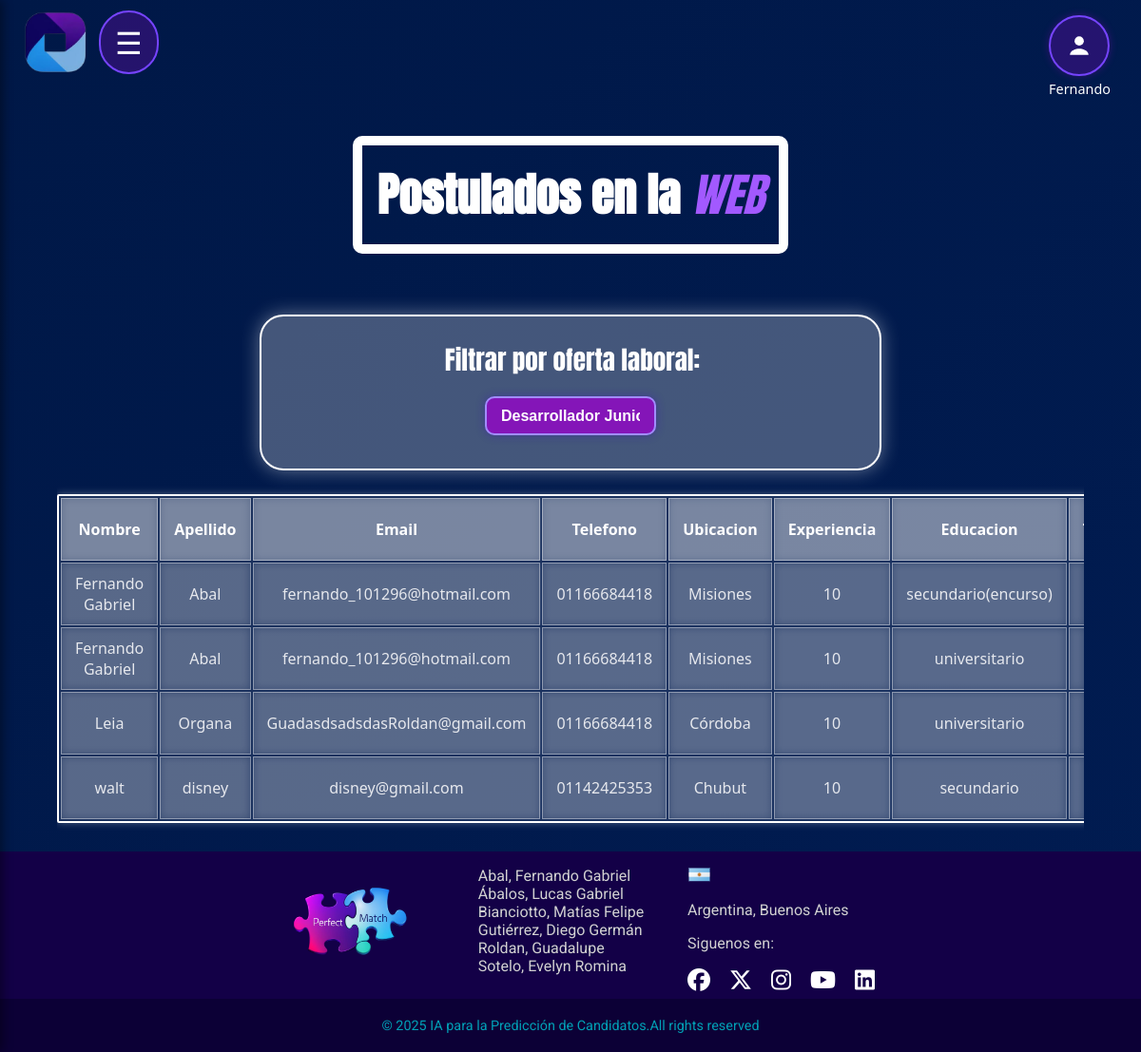
/postulantes (signed in), run on the app's committed database.
### app.py (models this page shows)
class OfertaLaboral(db.Model):
    __tablename__ = "oferta_laboral"
    idOfer = db.Column(db.Integer, primary_key=True, autoincrement=True)
    nombre = db.Column(db.String(200), nullable=False, unique=True)
    fecha_cierre = db.Column(db.DateTime, nullable=False)
    max_candidatos = db.Column(db.Integer, nullable=False)
    cant_candidatos = db.Column(db.Integer, nullable=False, default=0)
    remuneracion = db.Column(db.String(50), nullable=False)
    beneficio = db.Column(db.String(200), nullable=True)
    estado = db.Column(db.String(50), nullable=False, default="Activa")
    modalidad = db.Column(db.String(20), nullable=False)
    usuario_responsable = db.Column(db.String(100), nullable=False)
    postulaciones = db.relationship("Postulacion", back_populates="oferta", cascade="all, delete-orphan", lazy=True)
    educaciones = db.relationship("OfertaEducacion", back_populates="oferta", lazy=True)
    tecnologias = db.relationship("OfertaTecnologia", back_populates="oferta", lazy=True)
    tecnologias2 = db.relationship("OfertaTecnologia2", back_populates="oferta", lazy=True)
    habilidades = db.relationship("OfertaHabilidad", back_populates="oferta", lazy=True)
    habilidades2 = db.relationship("OfertaHabilidad2", back_populates="oferta", lazy=True)

class Educacion(db.Model):
    __tablename__ = 'educacion'
    idedu = db.Column(db.Integer, primary_key=True)
    nombre = db.Column(db.String(100), nullable=False, unique=True)

### app.py (the view)
@app.route("/postulantes")
@login_required(roles=["Admin_RRHH"])
def postulantes():
    idOfer = request.args.get("idOfer")
    filtro = request.args.get("filtro")
    ofertas = OfertaLaboral.query.all()
    if not idOfer:
        idOfer = request.form.get("idOfer") if request.method == "POST" else request.args.get("idOfer")
        if not idOfer and ofertas:
            idOfer = ofertas[0].idOfer
    ofertas_cerradas = OfertaLaboral.query.filter(
        OfertaLaboral.fecha_cierre <= datetime.now(), OfertaLaboral.estado == "Activa"
    ).all()
    for oferta in ofertas_cerradas:
        oferta.estado = "Cerrada"
        db.session.add(oferta)
        predecir_postulantes_automatica(oferta.idOfer)
        asignar_puntajes_automatica(oferta.idOfer)
        enviar_correos_automatica(oferta.idOfer)
    db.session.commit()
    postulaciones = Postulacion.query.filter_by(idOfer=idOfer).order_by(Postulacion.puntaje.desc()).all() if idOfer else Postulacion.query.order_by(Postulacion.puntaje.desc()).all()
    if not postulaciones:
        return render_template("postulantes.html",
                               mensaje="No hay postulaciones disponibles.",
                               ofertas=OfertaLaboral.query.all(),
                               idOfer=idOfer)
    dataSet = pd.DataFrame([{
        "Nombre": p.candidato.nombre,
        "Apellido": p.candidato.apellido,
        "Email": p.candidato.mail,
        "Telefono": p.candidato.telefono,
        "Ubicacion": p.candidato.ubicacion,
        "Experiencia": p.experiencia,
        "Educacion": p.idedu,
        "Tecnologías": p.idtec,
        "Habilidades": p.idhab,
        "Tecnologías2": p.idtec2,
        "Habilidades2": p.idhab2,
        "Oferta Laboral": p.oferta.nombre,
        "Apto": "Apto" if p.aptitud is True else ("No apto" if p.aptitud is False else "Sin revisar"),
        "Puntaje": p.puntaje
    } for p in postulaciones])
    educacion_map = {edu.idedu: edu.nombre for edu in Educacion.query.all()}
    tecnologia_map = {tec.idtec: tec.nombre for tec in Tecnologia.query.all()}
    habilidad_map = {hab.idhab: hab.nombre for hab in Habilidad.query.all()}
    tecnologia2_map = {tec2.idtec2: tec2.nombre for tec2 in Tecnologia2.query.all()}
    habilidad2_map = {hab2.idhab2: hab2.nombre for hab2 in Habilidad2.query.all()}
    dataSet["Educacion"] = dataSet["Educacion"].map(educacion_map)
    dataSet["Tecnologías"] = dataSet["Tecnologías"].map(tecnologia_map)
    dataSet["Habilidades"] = dataSet["Habilidades"].map(habilidad_map)
    dataSet["Tecnologías2"] = dataSet["Tecnologías2"].map(tecnologia2_map)
    dataSet["Habilidades2"] = dataSet["Habilidades2"].map(habilidad2_map)
    if filtro == "apto":
        dataSet = dataSet[dataSet["Apto"] == "Apto"]
    tabla_html = dataSet.to_html(classes="table table-striped", index=False)
    return render_template("postulantes.html", tabla=tabla_html, ofertas=OfertaLaboral.query.all(), idOfer=idOfer)

### app.py (called while the page is built)
def login_required(roles=None):
    def decorator(f):
        @wraps(f)
        def wrapped(*args, **kwargs):
            if 'username' not in session:
                return redirect(url_for('login'))
            if roles and session.get('type') not in roles:
                return "Acceso no autorizado"
            return f(*args, **kwargs)
        return wrapped
    return decorator

### templates/postulantes.html (shortened to what this page needs)
<!DOCTYPE html>
<html lang="es">
<head>
    <link rel="stylesheet" href="{{ url_for('static', filename='postulantes.css') }}">
    <link rel="stylesheet" href="https://cdnjs.cloudflare.com/ajax/libs/font-awesome/6.5.0/css/all.min.css">
</head>
<header>
        <div class="logo">
            <img src="{{ url_for('static', filename='images/logoApptitudAI.png') }}" alt="AI Logo">
        </div>
<label for="menu-toggle" class="menu-icon">&#9776;</label>
    <div class="user-menu-wrapper">
  <label for="user-toggle" class="user-main">
    <div class="user-button">
      <svg viewBox="0 0 16 16" xmlns="http://www.w3.org/2000/svg" width="26" height="26">
        <circle cx="8" cy="5" r="3" fill="#ffffff"/>
        <path d="M2 14c0-3 4-4 6-4s6 1 6 4" fill="#ffffff"/>
      </svg>
    </div>
    <div class="user-name">
      <p style="color: white; margin: 4px 0 0 0; font-size: 0.9rem;">{{ session.get('username') }}</p>
    </div>
  </label>
</div>
    </header>
<body>
    <h1>Postulados en la <span class="subtitulo">WEB</span></h1>
   <form method="get" action="{{ url_for('postulantes') }}">
        <label for="idOfer" class="filtro-label">Filtrar por oferta laboral:</label>
        <select name="idOfer" class="custom-select" onchange="this.form.submit()">
            {% for oferta in ofertas %}
                <option style="background-color: #3815b8 !important; color: white;" value="{{ oferta.idOfer }}" {% if oferta.idOfer|string == idOfer|string %}selected{% endif %}>
                    {{ oferta.nombre }}
                </option>
            {% endfor %}
        </select>
    </form>
    <div class="tabla-container">
        {{ tabla|safe }}
    </div>
</body>
<footer class="footer">
    <div class="footer-content">
        <div class="footer-logo">
            <img src="{{ url_for('static', filename='images/logoPerfectMatch.png') }}" alt="PF Image">
        </div>
        <div class="footer-description">
            <p>
                Abal, Fernando Gabriel<br>
                Ábalos, Lucas Gabriel<br>
                Bianciotto, Matías Felipe<br>
                Gutiérrez, Diego Germán<br>
                Roldan, Guadalupe <br>
                Sotelo, Evelyn Romina
            </p>
        </div>
        <div class="footer-contacts">
            <div class="footer-country">
                <div class="address">
                    <img src="{{ url_for('static', filename='images/ArgentinaS.png') }}" alt="Argentina Flag"><p>Argentina, Buenos Aires</p>
                    <p>Siguenos en:</p>
                    <div class="social-media">
                        <a href="#"><i class="fa-brands fa-facebook"></i></a>
                        <a href="#"><i class="fa-brands fa-x-twitter"></i></a>
                        <a href="#"><i class="fa-brands fa-instagram"></i></a>
                        <a href="#"><i class="fa-brands fa-youtube"></i></a>
                        <a href="#"><i class="fa-brands fa-linkedin"></i></a>
                    </div>
                </div>
            </div>
        </div>
    </div>
    <div class="footer-bottom">
        <p>© 2025 IA para la Predicción de Candidatos.All rights reserved</p>
    </div>
</footer>
</html>

### data on the page
OfertaLaboral: get "Fernando"
Educacion: nombre "Nombre Apellido Email Telefono Ubicacion Experiencia Educacion Fernando Gabriel Abal fernando_101296@hotmail.com 01166684418 Misiones 10 secundario(encurso) Fernando Gabriel Abal fernando_101296@hotmail.com 01166684418 Misiones 10 universitario Leia Organa GuadasdsadsdasRoldan@gmail.com 01166684418 Córdoba 10 universitario walt disney disney@gmail.com 01142425353 Chubut 10 secundario"

### other printed values
form field idOfer "Desarrollador Junior"
